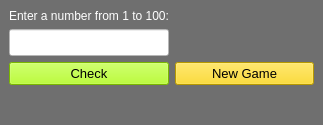
<?xml version="1.0" encoding="UTF-8"?>
<ui version="4.0">
 <class>MainWindow</class>
 <widget class="QMainWindow" name="MainWindow">
  <property name="geometry">
   <rect>
    <x>0</x>
    <y>0</y>
    <width>323</width>
    <height>125</height>
   </rect>
  </property>
  <property name="windowTitle">
   <string>Guess The Number</string>
  </property>
  <property name="windowIcon">
   <iconset>
    <normaloff>icon.png</normaloff>icon.png</iconset>
  </property>
  <property name="styleSheet">
   <string notr="true">background-color: rgb(111, 111, 111);</string>
  </property>
  <widget class="QWidget" name="centralwidget">
   <layout class="QGridLayout" name="gridLayout">
    <item row="1" column="1">
     <widget class="QLabel" name="label">
      <property name="text">
       <string>&lt;html&gt;&lt;head/&gt;&lt;body&gt;&lt;p&gt;&lt;span style=&quot; color:#ffffff;&quot;&gt;Enter a number from 1 to 100:&lt;/span&gt;&lt;/p&gt;&lt;/body&gt;&lt;/html&gt;</string>
      </property>
     </widget>
    </item>
    <item row="5" column="1">
     <widget class="QPushButton" name="check_btn">
      <property name="font">
       <font>
        <pointsize>10</pointsize>
       </font>
      </property>
      <property name="styleSheet">
       <string notr="true">background-color: rgb(170, 255, 0);</string>
      </property>
      <property name="text">
       <string>Check</string>
      </property>
     </widget>
    </item>
    <item row="6" column="1">
     <spacer name="verticalSpacer">
      <property name="orientation">
       <enum>Qt::Vertical</enum>
      </property>
      <property name="sizeHint" stdset="0">
       <size>
        <width>20</width>
        <height>40</height>
       </size>
      </property>
     </spacer>
    </item>
    <item row="5" column="2">
     <widget class="QPushButton" name="newgame_btn">
      <property name="font">
       <font>
        <pointsize>10</pointsize>
       </font>
      </property>
      <property name="styleSheet">
       <string notr="true">background-color: rgb(255, 213, 0);</string>
      </property>
      <property name="text">
       <string>New Game</string>
      </property>
     </widget>
    </item>
    <item row="2" column="2">
     <widget class="QLabel" name="guide_label">
      <property name="font">
       <font>
        <pointsize>12</pointsize>
       </font>
      </property>
      <property name="text">
       <string/>
      </property>
     </widget>
    </item>
    <item row="2" column="1">
     <widget class="QLineEdit" name="lineEdit">
      <property name="sizePolicy">
       <sizepolicy hsizetype="Preferred" vsizetype="Fixed">
        <horstretch>0</horstretch>
        <verstretch>0</verstretch>
       </sizepolicy>
      </property>
      <property name="font">
       <font>
        <pointsize>12</pointsize>
       </font>
      </property>
      <property name="styleSheet">
       <string notr="true">background-color: rgb(255, 255, 255);</string>
      </property>
     </widget>
    </item>
   </layout>
  </widget>
  <widget class="QStatusBar" name="statusbar"/>
 </widget>
 <resources/>
 <connections/>
</ui>
